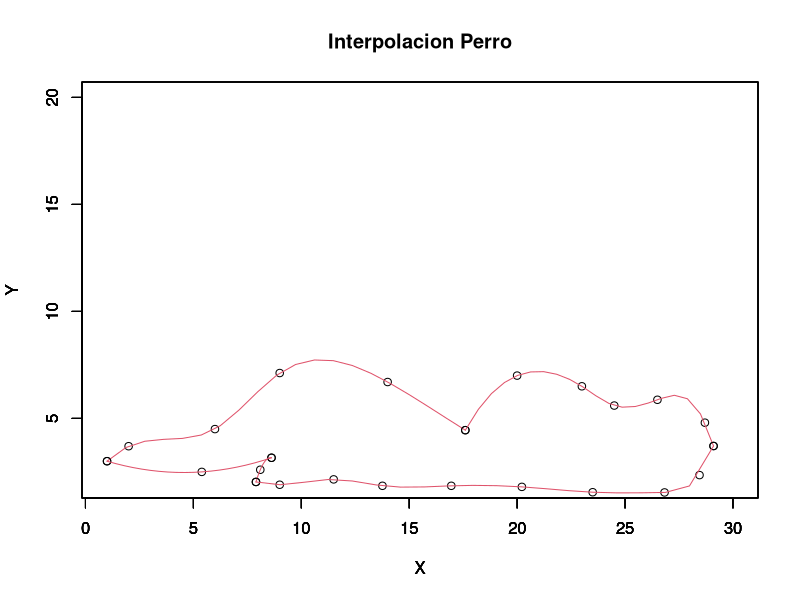

Source code (R):

#-------------------
#autores:
#Andres Gil 
#Erika Gonzalez 
#Leonel Londono
#Analisis numerico

#------------------


puntosX <- c(1,2,5,6,7.5,8.1,10,13,17.6,20,23.5,24.5,25,26.5,27.5,28,29,30)
puntosY <- c(3,3.7,3.9,4.5,5.7,6.69,7.12,6.7,4.45,7,6.1,5.6,5.87,5.15,4.1,4.3,4.1,3)
# CODIGO
x=c(1,2,6,9,14,17.6)     
x1=c(17.6,20,23,24.5,26.5,28.7,29.1)
x2=c(28.4,29,29.275)
y=c(3,3.7,4.5,7.12,6.7,4.45)
y1=c(4.45,7,6.5,5.6,5.87,4.8,3.71)
y2=c(5.1,4.1,3)
a=c(1, 5.39, 8.62)
a1=c(7.9,8.1,8.62)
a2=c(7.9,9,11.5,13.76,16.95,20.22,23.5,26.83,28.45,29.1)
ay=c(3,2.5,3.16)
ay1=c(2.03,2.6,3.16)
ay2=c(2.03,1.9,2.15,1.85,1.85,1.8,1.55,1.54,2.35,3.71)
plot(x, y, xlim=c(1,30), ylim=c(2, 20), xlab = "X", ylab = "Y", main = "Interpolacion Perro")
lines(spline(x, y, n = 20), col = 2)
par(new = TRUE)
plot(x1, y1, xlim=c(1,30), ylim=c(2, 20), xlab = "X", ylab = "Y")
lines(spline(x1, y1, n = 20), col = 2)
par(new = TRUE)
plot(a, ay, xlim=c(1,30), ylim=c(2, 20), xlab = "X", ylab = "Y")
lines(spline(a, ay, n = 20), col = 2)
par(new = TRUE)
plot(a1, ay1, xlim=c(1,30), ylim=c(2, 20), xlab = "X", ylab = "Y")
lines(spline(a1, ay1, n = 20), col = 2)
par(new = TRUE)
plot(a2, ay2, xlim=c(1,30), ylim=c(2, 20), xlab = "X", ylab = "Y")
lines(spline(a2, ay2, n = 20), col = 2, xlab = "X", ylab = "Y")



#--------------------------------